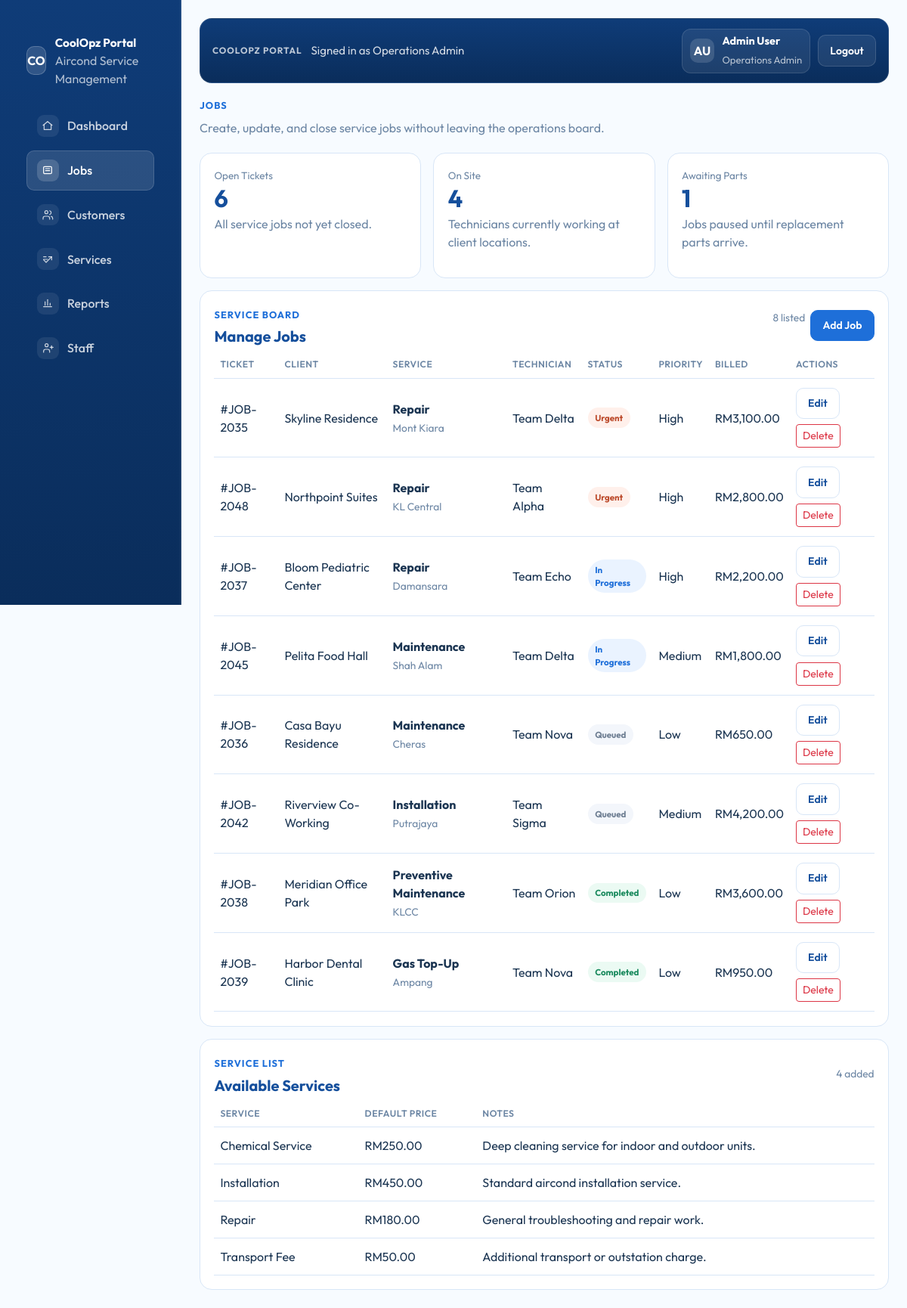
/jobs.php (signed in), run on the app's committed database.
### tables this page shows
CREATE TABLE IF NOT EXISTS jobs (
    id INT UNSIGNED AUTO_INCREMENT PRIMARY KEY,
    ticket_number VARCHAR(40) NOT NULL UNIQUE,
    customer_name VARCHAR(190) NOT NULL,
    service_type VARCHAR(80) NOT NULL,
    technician_team VARCHAR(80) NOT NULL,
    zone VARCHAR(80) NOT NULL,
    status VARCHAR(40) NOT NULL,
    priority_level VARCHAR(40) NOT NULL,
    billed_amount DECIMAL(10,2) NOT NULL DEFAULT 0,
    notes VARCHAR(255) NOT NULL DEFAULT '',
    created_at TIMESTAMP DEFAULT CURRENT_TIMESTAMP
);

CREATE TABLE IF NOT EXISTS services (
    id INT UNSIGNED AUTO_INCREMENT PRIMARY KEY,
    name VARCHAR(120) NOT NULL,
    default_price DECIMAL(10,2) NOT NULL DEFAULT 0,
    notes VARCHAR(255) NOT NULL DEFAULT '',
    created_at TIMESTAMP DEFAULT CURRENT_TIMESTAMP,
    UNIQUE KEY uniq_service_name (name)
);

### includes/data.php (called while the page is built, shortened)
<?php
require_once __DIR__ . '/database.php';
function coolopz_status_badge_class(string $status): string
{
    return match ($status) {
        'Urgent', 'Priority' => 'status-urgent',
        'In Progress', 'Contract Active' => 'status-progress',
        'Queued', 'Renewal Due', 'Review' => 'status-queued',
        'Completed' => 'status-complete',
        default => 'status-queued',
    };
}
function coolopz_fetch_job_metrics(): array
{
    $pdo = coolopz_db();
    return [
        'open_tickets' => (int) $pdo->query("SELECT COUNT(*) FROM jobs WHERE status <> 'Completed'")->fetchColumn(),
        'on_site' => (int) $pdo->query("SELECT COUNT(*) FROM jobs WHERE status IN ('Urgent', 'In Progress')")->fetchColumn(),
        'awaiting_parts' => (int) $pdo->query("SELECT COUNT(*) FROM jobs WHERE notes LIKE '%parts%'")->fetchColumn(),
    ];
}
function coolopz_fetch_jobs(): array
{
    $statement = coolopz_db()->query(
        "SELECT jobs.id,
                jobs.ticket_number,
                jobs.customer_name,
                COALESCE(NULLIF(GROUP_CONCAT(job_services.service_name ORDER BY job_services.service_name SEPARATOR ', '), ''), jobs.service_type) AS service_type,
                jobs.technician_team,
                jobs.zone,
                jobs.status,
                jobs.priority_level,
                jobs.billed_amount,
                jobs.notes,
                jobs.created_at
         FROM jobs
         LEFT JOIN job_services ON job_services.job_id = jobs.id
         GROUP BY jobs.id
         ORDER BY FIELD(jobs.status, 'Urgent', 'In Progress', 'Queued', 'Completed'), jobs.id DESC"
    );
    return $statement->fetchAll();
}
function coolopz_fetch_services(): array
{
    $statement = coolopz_db()->query(
        'SELECT id, name, default_price, notes, created_at FROM services ORDER BY name ASC'
    );
    return $statement->fetchAll();
}

### includes/database.php (called while the page is built, shortened)
<?php
function coolopz_default_services(): array
{
    return [
        ['name' => 'Chemical Service', 'default_price' => 250.00, 'notes' => 'Deep cleaning service for indoor and outdoor units.'],
        ['name' => 'Installation', 'default_price' => 450.00, 'notes' => 'Standard aircond installation service.'],
        ['name' => 'Repair', 'default_price' => 180.00, 'notes' => 'General troubleshooting and repair work.'],
        ['name' => 'Transport Fee', 'default_price' => 50.00, 'notes' => 'Additional transport or outstation charge.'],
    ];
}
function coolopz_ensure_customer_contact_columns(PDO $pdo): void
{
    $requiredColumns = [
        'phone_number' => "ALTER TABLE customers ADD COLUMN phone_number VARCHAR(30) NOT NULL DEFAULT '' AFTER name",
        'email' => 'ALTER TABLE customers ADD COLUMN email VARCHAR(190) DEFAULT NULL AFTER phone_number',
    ];
    foreach ($requiredColumns as $columnName => $alterSql) {
        $statement = $pdo->prepare(
            'SELECT 1
             FROM information_schema.COLUMNS
             WHERE TABLE_SCHEMA = DATABASE()
               AND TABLE_NAME = :table_name
               AND COLUMN_NAME = :column_name
             LIMIT 1'
        );
        $statement->execute([
            'table_name' => 'customers',
            'column_name' => $columnName,
        ]);
    }
}
function coolopz_ensure_services_table(PDO $pdo): void
{
    $pdo->exec(
        'CREATE TABLE IF NOT EXISTS services (
            id INT UNSIGNED AUTO_INCREMENT PRIMARY KEY,
            name VARCHAR(120) NOT NULL,
            default_price DECIMAL(10,2) NOT NULL DEFAULT 0,
            notes VARCHAR(255) NOT NULL DEFAULT \'\',
            created_at TIMESTAMP DEFAULT CURRENT_TIMESTAMP,
            UNIQUE KEY uniq_service_name (name)
        )'
    );
    $statement = $pdo->prepare(
        'INSERT INTO services (name, default_price, notes)
         VALUES (:name, :default_price, :notes)
         ON DUPLICATE KEY UPDATE id = id'
    );
    foreach (coolopz_default_services() as $service) {
        $statement->execute([
            'name' => $service['name'],
            'default_price' => $service['default_price'],
            'notes' => $service['notes'],
        ]);
    }
}
function coolopz_ensure_job_services_table(PDO $pdo): void
{
    $pdo->exec(
        'CREATE TABLE IF NOT EXISTS job_services (
            job_id INT UNSIGNED NOT NULL,
            service_name VARCHAR(120) NOT NULL,
            line_price DECIMAL(10,2) NOT NULL DEFAULT 0,
            PRIMARY KEY (job_id, service_name),
            CONSTRAINT fk_job_services_job FOREIGN KEY (job_id) REFERENCES jobs(id) ON DELETE CASCADE
        )'
    );
    $columnStatement = $pdo->prepare(
        'SELECT 1
         FROM information_schema.COLUMNS
         WHERE TABLE_SCHEMA = DATABASE()
           AND TABLE_NAME = :table_name
           AND COLUMN_NAME = :column_name
         LIMIT 1'
    );
    $columnStatement->execute([
        'table_name' => 'job_services',
        'column_name' => 'line_price',
    ]);
    $jobs = $pdo->query('SELECT id, service_type FROM jobs')->fetchAll();
    $existingCounts = $pdo->query('SELECT job_id, COUNT(*) AS total FROM job_services GROUP BY job_id')->fetchAll(PDO::FETCH_KEY_PAIR);
    $servicePriceRows = $pdo->query('SELECT name, default_price FROM services')->fetchAll();
    $servicePriceMap = [];
    foreach ($servicePriceRows as $row) {
        $servicePriceMap[(string) $row['name']] = (float) $row['default_price'];
    }
    $backfillPriceStatement = $pdo->prepare(
        'UPDATE job_services
         SET line_price = :line_price
         WHERE job_id = :job_id
           AND service_name = :service_name
           AND line_price = 0'
    );
    foreach ($jobs as $job) {
        $jobId = (int) $job['id'];
        if (($existingCounts[$jobId] ?? 0) > 0) {
            $jobServiceNames = array_filter(array_map('trim', explode(',', (string) ($job['service_type'] ?? ''))), static fn (string $name): bool => $name !== '');
            foreach (array_values(array_unique($jobServiceNames)) as $serviceName) {
                $backfillPriceStatement->execute([
                    'job_id' => $jobId,
                    'service_name' => $serviceName,
                    'line_price' => $servicePriceMap[$serviceName] ?? 0,
                ]);
            }
            continue;
        }
    }
}
function coolopz_db_config(): array
{
    static $config;
    if ($config === null) {
        $config = require __DIR__ . '/../config/database.php';
    }
    return $config;
}
function coolopz_db(): PDO
{
    static $pdo;
    if ($pdo instanceof PDO) {
        return $pdo;
    }
    $config = coolopz_db_config();
    $dsn = sprintf(
        'mysql:host=%s;port=%d;dbname=%s;charset=%s',
        $config['host'],
        $config['port'],
        $config['database'],
        $config['charset']
    );
    $pdo = new PDO($dsn, $config['username'], $config['password'], [
        PDO::ATTR_ERRMODE => PDO::ERRMODE_EXCEPTION,
        PDO::ATTR_DEFAULT_FETCH_MODE => PDO::FETCH_ASSOC,
        PDO::ATTR_EMULATE_PREPARES => false,
    ]);
    coolopz_ensure_customer_contact_columns($pdo);
    coolopz_ensure_services_table($pdo);
    coolopz_ensure_job_services_table($pdo);
    return $pdo;
}

### jobs.php (the view, shortened to what this page needs)
<?php
require_once __DIR__ . '/includes/data.php';
$services = coolopz_fetch_services();
$jobMetrics = coolopz_fetch_job_metrics();
$jobs = coolopz_fetch_jobs();
include __DIR__ . '/includes/head.php';
include __DIR__ . '/includes/sidebar.php';
?>
        <main class="portal-main">
<?php include __DIR__ . '/includes/topbar.php'; ?>
            <section class="hero-section">
                <span class="section-label">Jobs</span>
                <p class="hero-copy">Create, update, and close service jobs without leaving the operations board.</p>
            </section>
            <section class="row g-2 g-lg-3">
                <div class="col-md-4">
                    <div class="simple-panel stat-card">
                        <span class="stat-label">Open Tickets</span>
                        <strong class="stat-value"><?= htmlspecialchars((string) $jobMetrics['open_tickets'], ENT_QUOTES, 'UTF-8') ?></strong>
                        <p>All service jobs not yet closed.</p>
                    </div>
                </div>
                <div class="col-md-4">
                    <div class="simple-panel stat-card">
                        <span class="stat-label">On Site</span>
                        <strong class="stat-value"><?= htmlspecialchars((string) $jobMetrics['on_site'], ENT_QUOTES, 'UTF-8') ?></strong>
                        <p>Technicians currently working at client locations.</p>
                    </div>
                </div>
                <div class="col-md-4">
                    <div class="simple-panel stat-card">
                        <span class="stat-label">Awaiting Parts</span>
                        <strong class="stat-value"><?= htmlspecialchars((string) $jobMetrics['awaiting_parts'], ENT_QUOTES, 'UTF-8') ?></strong>
                        <p>Jobs paused until replacement parts arrive.</p>
                    </div>
                </div>
            </section>
            <section class="row g-3 mt-0">
                <div class="col-12">
                    <div class="simple-panel h-100">
                        <div class="panel-head mb-2">
                            <div>
                                <span class="section-label">Service board</span>
                                <h2 class="panel-title">Manage Jobs</h2>
                            </div>
                            <div class="jobs-actions">
                                <span class="subtle-note"><?= htmlspecialchars((string) count($jobs), ENT_QUOTES, 'UTF-8') ?> listed</span>
                                <button type="button" class="btn btn-portal-primary btn-sm" data-bs-toggle="modal" data-bs-target="#jobModal">Add Job</button>
                            </div>
                        </div>
                        <div class="table-responsive">
                            <table class="table portal-table align-middle mb-0">
                                <thead>
                                    <tr>
                                        <th>Ticket</th>
                                        <th>Client</th>
                                        <th>Service</th>
                                        <th>Technician</th>
                                        <th>Status</th>
                                        <th>Priority</th>
                                        <th>Billed</th>
                                        <th>Actions</th>
                                    </tr>
                                </thead>
                                <tbody>
<?php foreach ($jobs as $job): ?>
                                    <tr>
                                        <td><?= htmlspecialchars($job['ticket_number'], ENT_QUOTES, 'UTF-8') ?></td>
                                        <td><?= htmlspecialchars($job['customer_name'], ENT_QUOTES, 'UTF-8') ?></td>
                                        <td>
                                            <strong class="d-block"><?= htmlspecialchars($job['service_type'], ENT_QUOTES, 'UTF-8') ?></strong>
                                            <span class="subtle-note"><?= htmlspecialchars($job['zone'] !== '' ? $job['zone'] : 'No zone assigned', ENT_QUOTES, 'UTF-8') ?></span>
                                        </td>
                                        <td><?= htmlspecialchars($job['technician_team'], ENT_QUOTES, 'UTF-8') ?></td>
                                        <td><span class="status-badge <?= coolopz_status_badge_class($job['status']) ?>"><?= htmlspecialchars($job['status'], ENT_QUOTES, 'UTF-8') ?></span></td>
                                        <td><?= htmlspecialchars($job['priority_level'], ENT_QUOTES, 'UTF-8') ?></td>
                                        <td><?= htmlspecialchars((float) $job['billed_amount'] > 0 ? 'RM' . number_format((float) $job['billed_amount'], 2) : 'Pending', ENT_QUOTES, 'UTF-8') ?></td>
                                        <td>
                                            <div class="jobs-actions">
                                                <a class="btn btn-portal-secondary btn-sm" href="jobs.php?edit=<?= htmlspecialchars((string) $job['id'], ENT_QUOTES, 'UTF-8') ?>">Edit</a>
                                                <form method="post" class="m-0" onsubmit="return confirm('Delete this job?');">
                                                    <button type="submit" class="btn btn-outline-danger btn-sm">Delete</button>
                                                </form>
                                            </div>
                                        </td>
                                    </tr>
<?php endforeach; ?>
                                </tbody>
                            </table>
                        </div>
                    </div>
                </div>
            </section>
            <section class="row g-3 mt-0">
                <div class="col-12">
                    <div class="simple-panel h-100">
                        <div class="panel-head mb-2">
                            <div>
                                <span class="section-label">Service list</span>
                                <h2 class="panel-title">Available Services</h2>
                            </div>
                            <span class="subtle-note"><?= htmlspecialchars((string) count($services), ENT_QUOTES, 'UTF-8') ?> added</span>
                        </div>
                        <div class="table-responsive">
                            <table class="table portal-table align-middle mb-0">
                                <thead>
                                    <tr>
                                        <th>Service</th>
                                        <th>Default Price</th>
                                        <th>Notes</th>
                                    </tr>
                                </thead>
                                <tbody>
<?php foreach ($services as $service): ?>
                                    <tr>
                                        <td><?= htmlspecialchars($service['name'], ENT_QUOTES, 'UTF-8') ?></td>
                                        <td><?= htmlspecialchars((float) $service['default_price'] > 0 ? 'RM' . number_format((float) $service['default_price'], 2) : '-', ENT_QUOTES, 'UTF-8') ?></td>
                                        <td><?= htmlspecialchars($service['notes'] !== '' ? $service['notes'] : 'No notes added.', ENT_QUOTES, 'UTF-8') ?></td>
                                    </tr>
<?php endforeach; ?>
                                </tbody>
                            </table>
                        </div>
                    </div>
                </div>
            </section>
        </main>
<?php include __DIR__ . '/includes/footer.php'; ?>

### data on the page
jobs: ticket_number "#JOB-2035", customer_name "Skyline Residence", service_type "Repair", zone "Mont Kiara", technician_team "Team Delta", status "Urgent", priority_level "High", billed_amount "RM3,100.00"
jobs: ticket_number "#JOB-2048", customer_name "Northpoint Suites", service_type "Repair", zone "KL Central", technician_team "Team Alpha", status "Urgent", priority_level "High", billed_amount "RM2,800.00"
jobs: ticket_number "#JOB-2037", customer_name "Bloom Pediatric Center", service_type "Repair", zone "Damansara", technician_team "Team Echo", status "In Progress", priority_level "High", billed_amount "RM2,200.00"
jobs: ticket_number "#JOB-2045", customer_name "Pelita Food Hall", service_type "Maintenance", zone "Shah Alam", technician_team "Team Delta", status "In Progress", priority_level "Medium", billed_amount "RM1,800.00"
jobs: ticket_number "#JOB-2036", customer_name "Casa Bayu Residence", service_type "Maintenance", zone "Cheras", technician_team "Team Nova", status "Queued", priority_level "Low", billed_amount "RM650.00"
jobs: ticket_number "#JOB-2042", customer_name "Riverview Co-Working", service_type "Installation", zone "Putrajaya", technician_team "Team Sigma", status "Queued", priority_level "Medium", billed_amount "RM4,200.00"
jobs: ticket_number "#JOB-2038", customer_name "Meridian Office Park", service_type "Preventive Maintenance", zone "KLCC", technician_team "Team Orion", status "Completed", priority_level "Low", billed_amount "RM3,600.00"
jobs: ticket_number "#JOB-2039", customer_name "Harbor Dental Clinic", service_type "Gas Top-Up", zone "Ampang", technician_team "Team Nova", status "Completed", priority_level "Low", billed_amount "RM950.00"
services: name "Chemical Service", default_price "RM250.00", notes "Deep cleaning service for indoor and outdoor units."
services: name "Installation", default_price "RM450.00", notes "Standard aircond installation service."
services: name "Repair", default_price "RM180.00", notes "General troubleshooting and repair work."
services: name "Transport Fee", default_price "RM50.00", notes "Additional transport or outstation charge."

### other printed values
$item['label'] "Dashboard"
$item['label'] "Jobs"
$item['label'] "Customers"
$item['label'] "Services"
$item['label'] "Reports"
$item['label'] "Staff"
$currentUserRole "Operations Admin"
$userInitials "AU"
$currentUserName "Admin User"
$jobMetrics['open_tickets'] "6"
$jobMetrics['on_site'] "4"
$jobMetrics['awaiting_parts'] "1"
count($jobs) "8"
count($services) "4"
